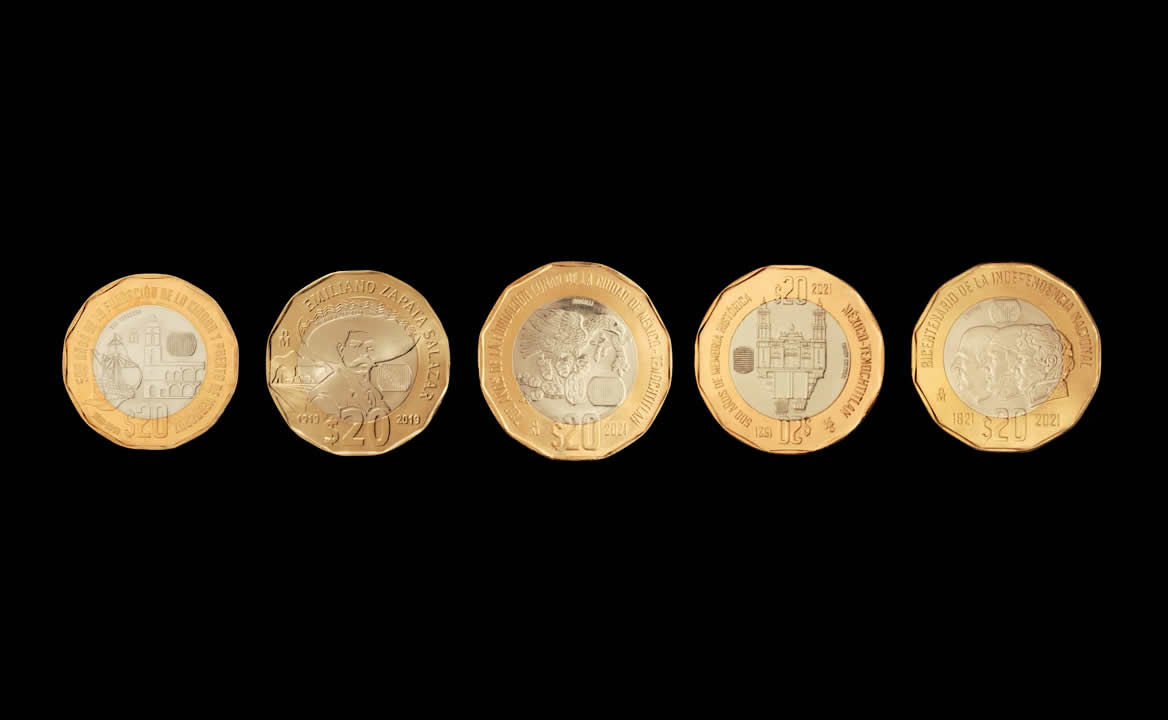
%> input picture monedas.jpg, 1168 x 720 px
$ octave operaciones_morfologicas.m   (GNU Octave 9; MATLAB toolbox functions it lacks are replaced by stand-ins)
%> lines starting %> are read from the running program, lines starting %| are printed output that depends on the picture; in (x1, y1, x2, y2) boxes, pixels count from 0 and x2, y2 are one past the last pixel; in counts of white or black regions, pixels touching at a corner belong together; the program's own positions count from 1
clear all
close all
clc

img = imread('monedas.jpg');
%> img is the input picture: size 720x1168x3 uint8; mean R, G, B 36.7, 30.9, 22
img_gris = rgb2gray(img);
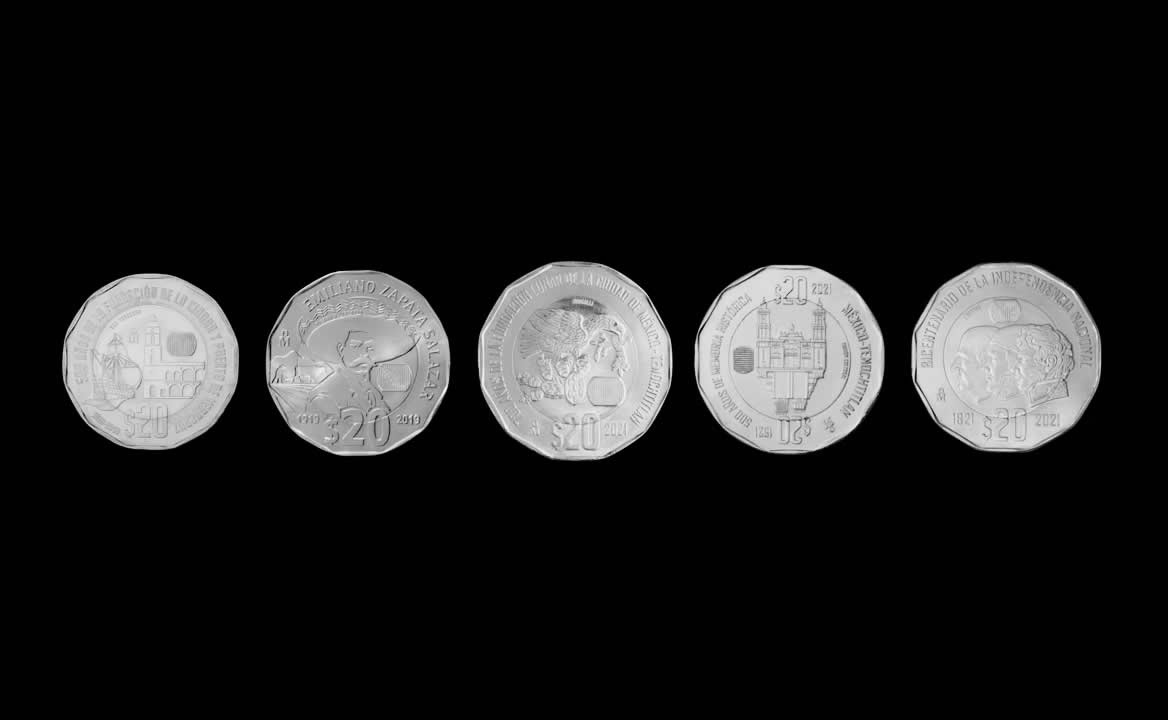
%> img_gris: size 720x1168 uint8; min 0, max 251, mean 31.6
umbral = 0.2;
img_bn = im2bw(img_gris, umbral);
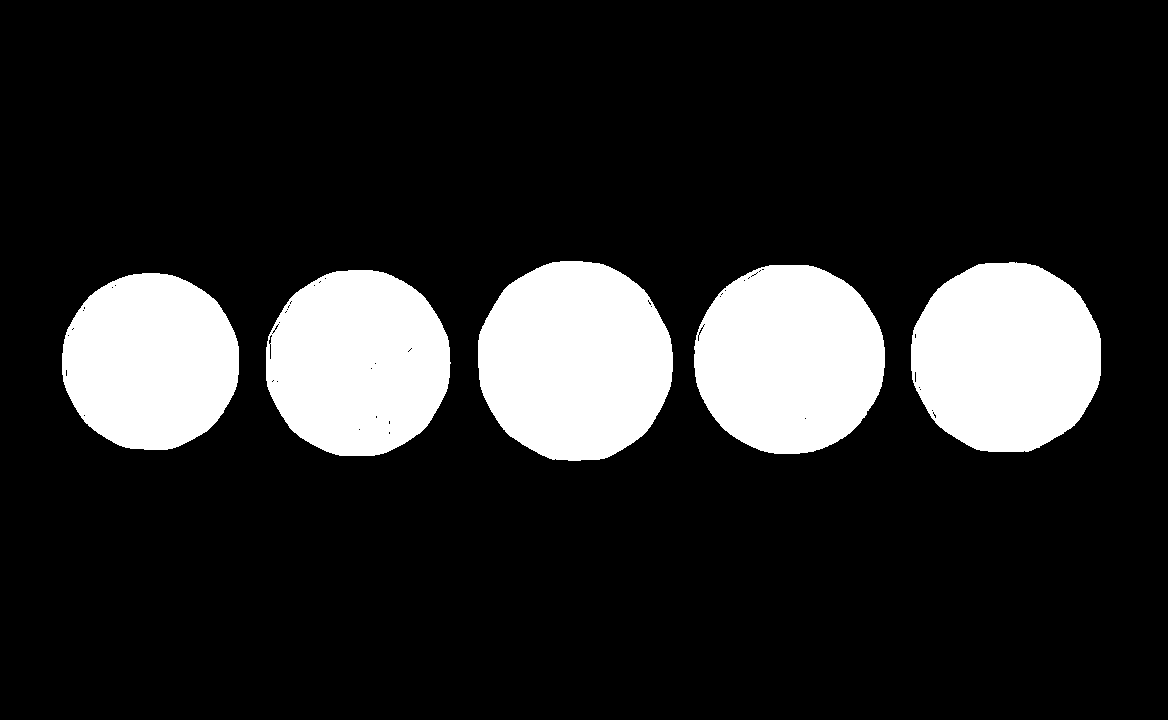
%> img_bn: size 720x1168 logical; 16.7% white; 5 white regions, box (x1, y1, x2, y2) and area: (478, 261, 673, 461) 30846, (911, 262, 1101, 452) 28724, (694, 265, 885, 454) 28595, (266, 270, 451, 456) 27199, (62, 273, 239, 450) 24795

figure(1)
imshow(img_bn)

%%dilatacion
%ES = [1 1;1 1]; %%elemento estructural
ES = ones(6); %elemento estructural, matriz de unos de 3x3 (NxN)
img_bn_dil = imdilate(img_bn, ES);
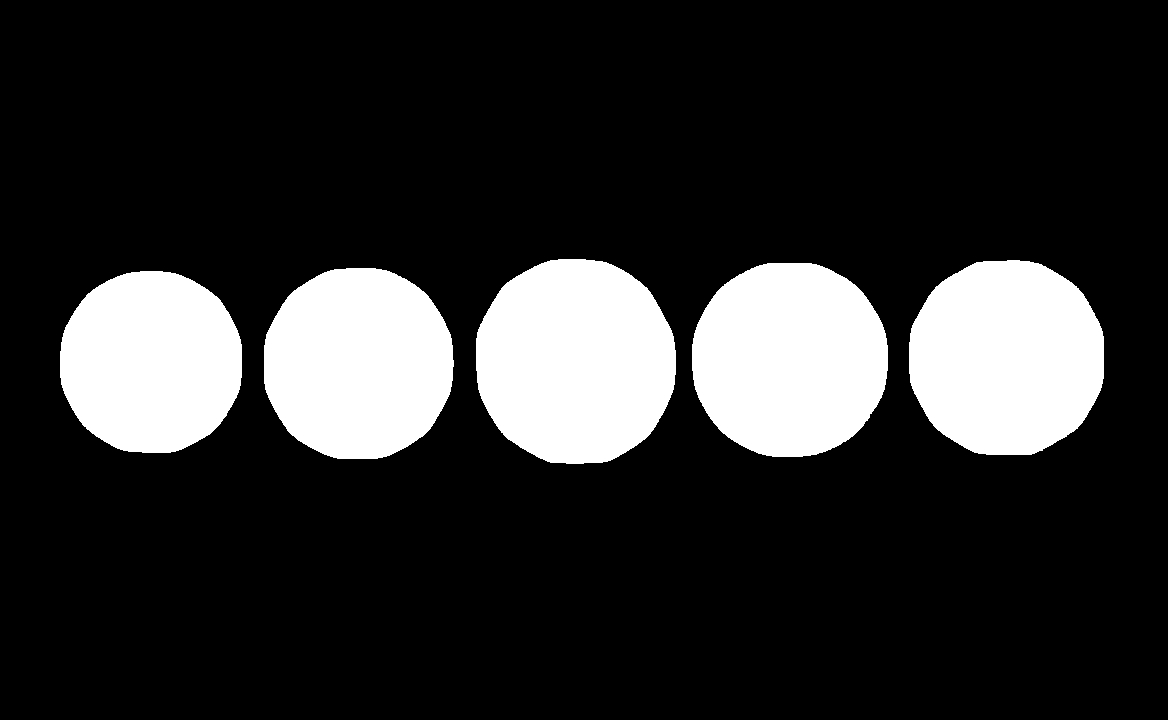
%> img_bn_dil: size 720x1168 logical; 17.8% white; 5 white regions, box (x1, y1, x2, y2) and area: (476, 259, 676, 464) 32854, (909, 260, 1104, 455) 30675, (692, 263, 888, 457) 30563, (264, 268, 454, 459) 29151, (60, 271, 242, 453) 26605
figure(2)
imshow(img_bn_dil)

$ run again, with estrellas.jpg copied over monedas.jpg
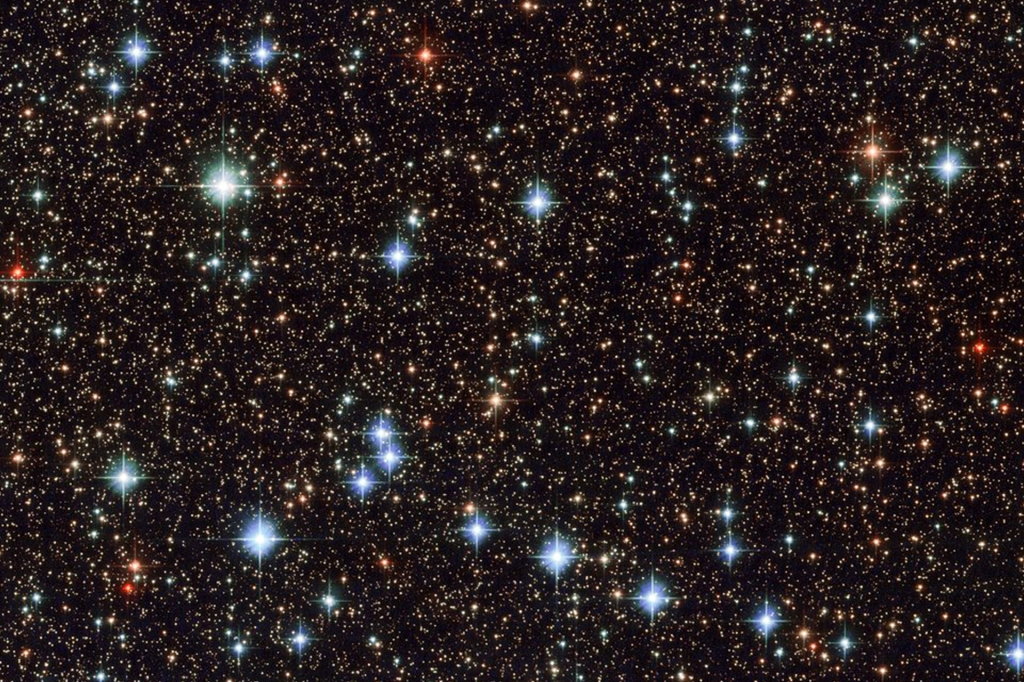
%> input picture estrellas.jpg, 1024 x 682 px
%> img is the input picture: size 682x1024x3 uint8; mean R, G, B 41.7, 32.8, 33.1
%> `img_bn = im2bw(img_gris, umbral);`:
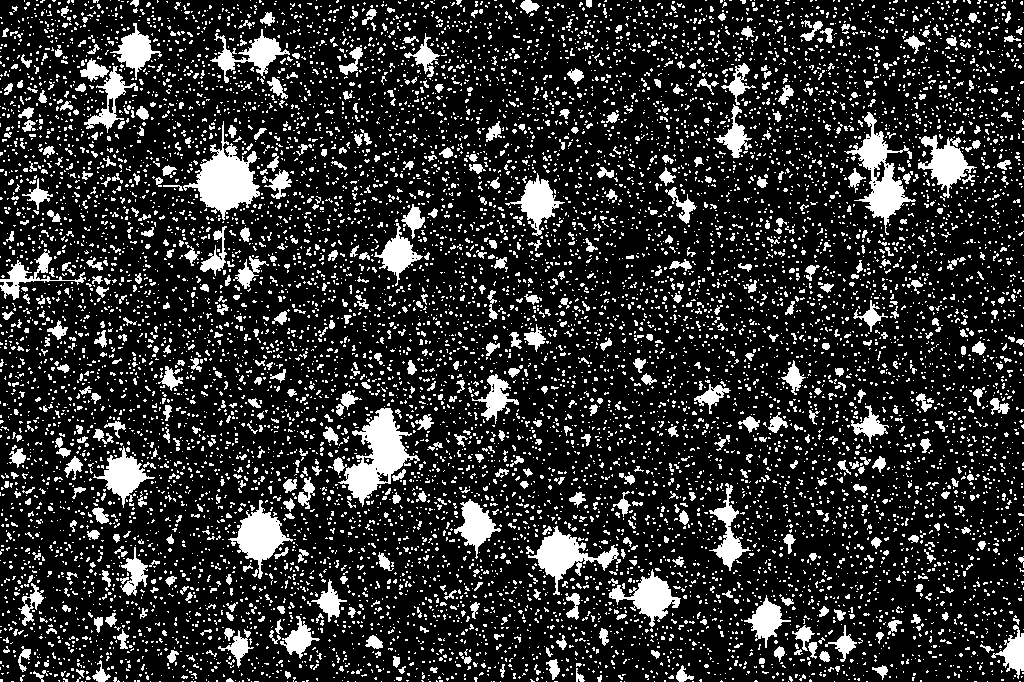
%> img_bn: size 682x1024 logical; 18.3% white; 10755 white regions (9913 under 20 px), largest, box (x1, y1, x2, y2) and area: (338, 408, 420, 507) 3148, (183, 121, 260, 220) 3037, (844, 112, 916, 235) 2518
%> `img_bn_dil = imdilate(img_bn, ES);`:
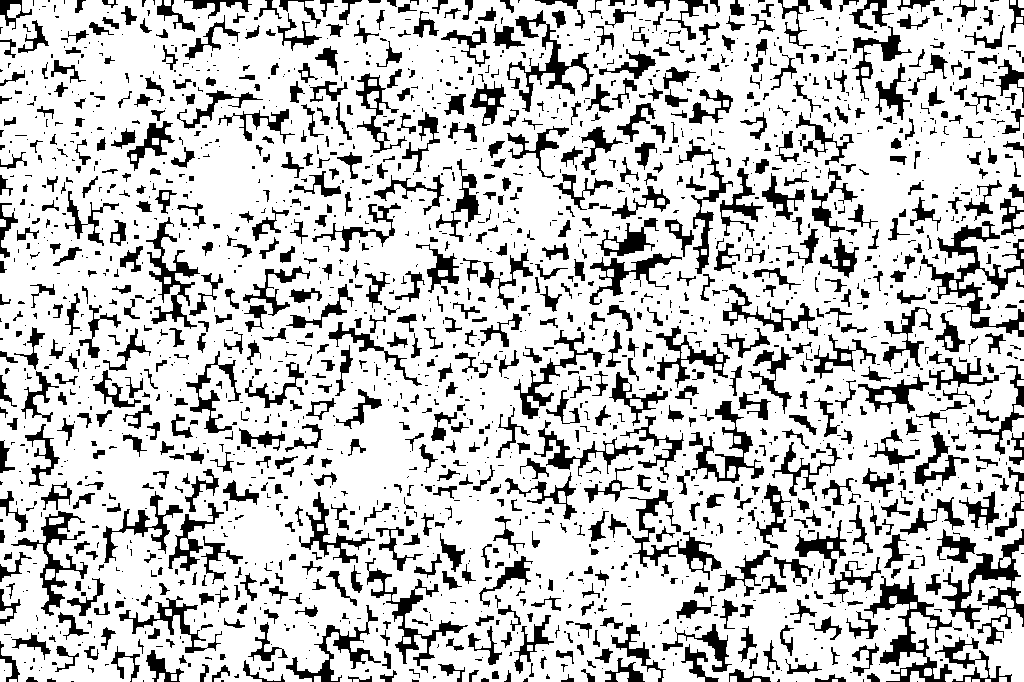
%> img_bn_dil: size 682x1024 logical; 78% white; 2090 black regions (1209 under 20 px), largest, box (x1, y1, x2, y2) and area: (921, 221, 1024, 337) 2845, (864, 576, 952, 682) 2505, (942, 529, 1024, 645) 2401
